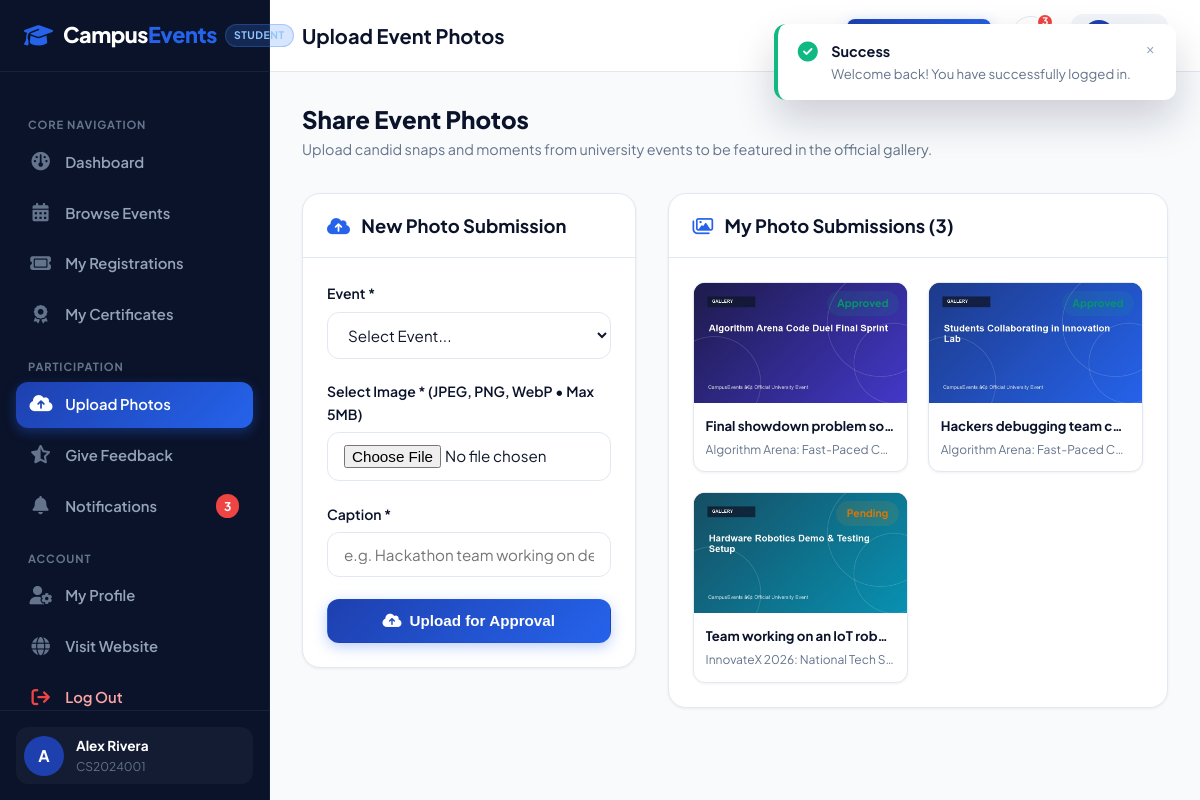
Screenshot of /student/upload-photo.php (signed in) with the database file from the repository.
### tables this page shows
CREATE TABLE IF NOT EXISTS `students` (
  `id` INT AUTO_INCREMENT PRIMARY KEY,
  `user_id` INT NOT NULL UNIQUE,
  `student_id` VARCHAR(50) NOT NULL UNIQUE,
  `full_name` VARCHAR(150) NOT NULL,
  `phone` VARCHAR(25) NOT NULL,
  `department` VARCHAR(100) NOT NULL,
  `course` VARCHAR(100) NOT NULL,
  `semester` VARCHAR(20) NOT NULL,
  `avatar` VARCHAR(255) DEFAULT NULL,
  `created_at` TIMESTAMP DEFAULT CURRENT_TIMESTAMP,
  CONSTRAINT `fk_student_user` FOREIGN KEY (`user_id`) REFERENCES `users`(`id`) ON DELETE CASCADE
);

CREATE TABLE IF NOT EXISTS `gallery` (
  `id` INT AUTO_INCREMENT PRIMARY KEY,
  `event_id` INT NOT NULL,
  `student_id` INT DEFAULT NULL,
  `image_url` VARCHAR(255) NOT NULL,
  `caption` VARCHAR(255) NOT NULL,
  `status` ENUM('pending', 'approved', 'rejected') NOT NULL DEFAULT 'approved',
  `created_at` TIMESTAMP DEFAULT CURRENT_TIMESTAMP,
  CONSTRAINT `fk_gallery_event` FOREIGN KEY (`event_id`) REFERENCES `events`(`id`) ON DELETE CASCADE,
  CONSTRAINT `fk_gallery_student` FOREIGN KEY (`student_id`) REFERENCES `students`(`id`) ON DELETE SET NULL
);

CREATE TABLE IF NOT EXISTS `events` (
  `id` INT AUTO_INCREMENT PRIMARY KEY,
  `title` VARCHAR(255) NOT NULL,
  `slug` VARCHAR(255) NOT NULL UNIQUE,
  `category` ENUM('Technical', 'Cultural', 'Sports', 'Arts', 'Workshop', 'Seminar', 'Competition', 'College Festival') NOT NULL,
  `description` TEXT NOT NULL,
  `rules` TEXT DEFAULT NULL,
  `eligibility` VARCHAR(255) DEFAULT 'Open to all registered university students',
  `event_date` DATE NOT NULL,
  `event_time` TIME NOT NULL,
  `venue` VARCHAR(200) NOT NULL,
  `organizer` VARCHAR(150) NOT NULL,
  `contact_info` VARCHAR(200) NOT NULL,
  `banner_image` VARCHAR(255) DEFAULT NULL,
  `max_participants` INT NOT NULL DEFAULT 100,
  `registration_deadline` DATETIME NOT NULL,
  `is_published` TINYINT(1) NOT NULL DEFAULT 1,
  `created_at` TIMESTAMP DEFAULT CURRENT_TIMESTAMP,
  INDEX `idx_event_date` (`event_date`),
  INDEX `idx_category` (`category`)
);

### includes/auth.php (called while the page is built, shortened)
<?php
function getBaseUrl(): string {
    $scriptName = $_SERVER['SCRIPT_NAME'] ?? '';
    return '/';
}
function getCurrentUser(): ?array {
    $pdo = getDBConnection();
    $userId = (int)$_SESSION['user_id'];
    $role = $_SESSION['user_role'] ?? 'student';
    if ($role === 'admin') {
        $stmt = $pdo->prepare("
            SELECT u.id as user_id, u.email, u.role, a.id as admin_id, a.full_name, a.department, a.phone
            FROM users u
            JOIN admins a ON a.user_id = u.id
            WHERE u.id = ?
        ");
    } else {
        $stmt = $pdo->prepare("
            SELECT u.id as user_id, u.email, u.role, s.id as student_id_pk, s.student_id, s.full_name,
                   s.phone, s.department, s.course, s.semester, s.avatar
            FROM users u
            JOIN students s ON s.user_id = u.id
            WHERE u.id = ?
        ");
    }
    $stmt->execute([$userId]);
    $user = $stmt->fetch();
    return $user ?: null;
}
function e(?string $string): string {
    return htmlspecialchars($string ?? '', ENT_QUOTES, 'UTF-8');
}
function getUnreadNotificationCount(int $userId): int {
    try {
        $pdo = getDBConnection();
        $stmt = $pdo->prepare("SELECT COUNT(*) FROM notifications WHERE user_id = ? AND is_read = 0");
        $stmt->execute([$userId]);
        return (int)$stmt->fetchColumn();
    } catch (Exception $e) {
        return 0;
    }
}

### student/upload-photo.php (the view, shortened to what this page needs)
<?php
require_once __DIR__ . '/../includes/auth.php';
$student = getCurrentUser();
$pdo = getDBConnection();
$studentPk = (int)$student['student_id_pk'];
$stmtMyPhotos = $pdo->prepare("
    SELECT g.*, e.title as event_title
    FROM gallery g
    JOIN events e ON e.id = g.event_id
    WHERE g.student_id = ?
    ORDER BY g.created_at DESC
");
$stmtMyPhotos->execute([$studentPk]);
$myPhotos = $stmtMyPhotos->fetchAll();
$pageTitle = 'Upload Event Photos';
require_once __DIR__ . '/../includes/header.php';
require_once __DIR__ . '/../includes/student-sidebar.php';
?>
<div style="display: flex; justify-content: space-between; align-items: center; margin-bottom: 2rem; flex-wrap: wrap; gap: 1rem;">
  <div>
    <h2 style="font-size: 1.5rem; font-weight: 800; color: var(--primary-dark); margin-bottom: 0.25rem;">Share Event Photos</h2>
    <p style="color: var(--muted); font-size: 0.9rem;">Upload candid snaps and moments from university events to be featured in the official gallery.</p>
  </div>
</div>
<div style="display: grid; grid-template-columns: 1fr 1.5fr; gap: 2rem; align-items: flex-start;">
  <div class="dash-card">
    <div class="dash-card-header">
      <h3><i class="fa-solid fa-cloud-arrow-up" style="color: var(--accent); margin-right: 0.5rem;"></i> New Photo Submission</h3>
    </div>
    <div class="dash-card-body">
      <form action="<?= $baseUrl ?>student/upload-photo.php" method="POST" enctype="multipart/form-data">
        <div class="form-group">
          <label class="form-label" for="event_id">Event *</label>
          <select name="event_id" id="event_id" class="form-control" required>
            <option value="">Select Event...</option>
          </select>
        </div>
        <div class="form-group">
          <label class="form-label" for="photo">Select Image * (JPEG, PNG, WebP &bull; Max 5MB)</label>
          <input type="file" name="photo" id="photo" class="form-control" accept="image/jpeg,image/png,image/webp" required>
        </div>
        <div class="form-group">
          <label class="form-label" for="caption">Caption *</label>
          <input type="text" name="caption" id="caption" class="form-control" placeholder="e.g. Hackathon team working on demo presentation" required>
        </div>
        <button type="submit" class="btn btn-primary" style="width: 100%;">
          <i class="fa-solid fa-cloud-arrow-up"></i> Upload for Approval
        </button>
      </form>
    </div>
  </div>
  <div class="dash-card">
    <div class="dash-card-header">
      <h3><i class="fa-regular fa-images" style="color: var(--accent); margin-right: 0.5rem;"></i> My Photo Submissions (<?= count($myPhotos) ?>)</h3>
    </div>
    <div class="dash-card-body">
      <?php if (!empty($myPhotos)): ?>
        <div style="display: grid; grid-template-columns: repeat(auto-fill, minmax(180px, 1fr)); gap: 1.25rem;">
          <?php foreach ($myPhotos as $p): ?>
            <div style="background: var(--surface); border: 1px solid var(--border); border-radius: var(--radius-md); overflow: hidden; box-shadow: var(--shadow-sm);">
              <div style="height: 120px; background: var(--primary-navy); position: relative;">
                <img src="<?= $baseUrl . e($p['image_url']) ?>" alt="<?= e($p['caption']) ?>" style="width: 100%; height: 100%; object-fit: cover;">
                <span class="status-pill status-<?= e($p['status']) ?>" style="position: absolute; top: 0.5rem; right: 0.5rem; font-size: 0.65rem;">
                  <?= ucfirst(e($p['status'])) ?>
                </span>
              </div>
              <div style="padding: 0.75rem;">
                <div style="font-weight: 700; font-size: 0.825rem; color: var(--primary-dark); margin-bottom: 0.25rem; white-space: nowrap; overflow: hidden; text-overflow: ellipsis;" title="<?= e($p['caption']) ?>">
                  <?= e($p['caption']) ?>
                </div>
                <div style="font-size: 0.75rem; color: var(--muted); white-space: nowrap; overflow: hidden; text-overflow: ellipsis;">
                  <?= e($p['event_title']) ?>
                </div>
              </div>
            </div>
          <?php endforeach; ?>
        </div>
      <?php endif; ?>
    </div>
  </div>
</div>
    </div>
  </div>
</div>
</body>
</html>

### includes/student-sidebar.php (shortened to what this page needs)
<?php
require_once __DIR__ . '/auth.php';
$baseUrl = getBaseUrl();
$currentFile = basename($_SERVER['PHP_SELF']);
$student = getCurrentUser();
$unreadCount = getUnreadNotificationCount($student['user_id']);
?>
<div class="dashboard-layout">
  <aside class="dashboard-sidebar">
    <div class="sidebar-header">
      <a href="<?= $baseUrl ?>index.php" class="brand-logo">
        <i class="fa-solid fa-graduation-cap"></i>
        <span>Campus<span class="accent">Events</span></span>
      </a>
      <span class="sidebar-role-badge student">Student</span>
    </div>
    <div class="sidebar-body">
      <div class="sidebar-group-label">Core Navigation</div>
      <ul class="sidebar-nav">
        <li>
          <a href="<?= $baseUrl ?>student/dashboard.php" class="<?= $currentFile === 'dashboard.php' ? 'active' : '' ?>">
            <i class="fa-solid fa-gauge"></i>
            <span>Dashboard</span>
          </a>
        </li>
        <li>
          <a href="<?= $baseUrl ?>student/events.php" class="<?= $currentFile === 'events.php' ? 'active' : '' ?>">
            <i class="fa-solid fa-calendar-days"></i>
            <span>Browse Events</span>
          </a>
        </li>
        <li>
          <a href="<?= $baseUrl ?>student/registrations.php" class="<?= $currentFile === 'registrations.php' ? 'active' : '' ?>">
            <i class="fa-solid fa-ticket"></i>
            <span>My Registrations</span>
          </a>
        </li>
        <li>
          <a href="<?= $baseUrl ?>student/certificates.php" class="<?= $currentFile === 'certificates.php' ? 'active' : '' ?>">
            <i class="fa-solid fa-award"></i>
            <span>My Certificates</span>
          </a>
        </li>
      </ul>
      <div class="sidebar-group-label">Participation</div>
      <ul class="sidebar-nav">
        <li>
          <a href="<?= $baseUrl ?>student/upload-photo.php" class="<?= $currentFile === 'upload-photo.php' ? 'active' : '' ?>">
            <i class="fa-solid fa-cloud-arrow-up"></i>
            <span>Upload Photos</span>
          </a>
        </li>
        <li>
          <a href="<?= $baseUrl ?>student/feedback.php" class="<?= $currentFile === 'feedback.php' ? 'active' : '' ?>">
            <i class="fa-solid fa-star-half-stroke"></i>
            <span>Give Feedback</span>
          </a>
        </li>
        <li>
          <a href="<?= $baseUrl ?>student/notifications.php" class="<?= $currentFile === 'notifications.php' ? 'active' : '' ?>">
            <i class="fa-solid fa-bell"></i>
            <span>Notifications</span>
            <?php if ($unreadCount > 0): ?>
              <span class="sidebar-nav-badge"><?= $unreadCount ?></span>
            <?php endif; ?>
          </a>
        </li>
      </ul>
      <div class="sidebar-group-label">Account</div>
      <ul class="sidebar-nav">
        <li>
          <a href="<?= $baseUrl ?>student/profile.php" class="<?= $currentFile === 'profile.php' ? 'active' : '' ?>">
            <i class="fa-solid fa-user-gear"></i>
            <span>My Profile</span>
          </a>
        </li>
        <li>
          <a href="<?= $baseUrl ?>index.php">
            <i class="fa-solid fa-globe"></i>
            <span>Visit Website</span>
          </a>
        </li>
        <li>
          <a href="<?= $baseUrl ?>auth/logout.php" style="color: #fca5a5;">
            <i class="fa-solid fa-arrow-right-from-bracket" style="color: #ef4444;"></i>
            <span>Log Out</span>
          </a>
        </li>
      </ul>
    </div>
    <div class="sidebar-footer">
      <div class="sidebar-user-card">
        <div class="sidebar-avatar">
          <?= strtoupper(substr($student['full_name'] ?? 'S', 0, 1)) ?>
        </div>
        <div class="sidebar-user-info">
          <div class="sidebar-user-name"><?= e($student['full_name']) ?></div>
          <div class="sidebar-user-role"><?= e($student['student_id'] ?? 'Student') ?></div>
        </div>
      </div>
    </div>
  </aside>
  <div class="dashboard-main">
    <header class="dashboard-topbar">
      <div class="topbar-left">
        <h1 class="topbar-title"><?= e($pageTitle ?? 'Student Dashboard') ?></h1>
      </div>
      <div class="topbar-right">
        <a href="<?= $baseUrl ?>student/events.php" class="btn btn-primary btn-sm">
        </a>
        <div class="topbar-action-item">
          <a href="<?= $baseUrl ?>student/notifications.php" class="topbar-icon-btn" title="Notifications">
            <?php if ($unreadCount > 0): ?>
              <span class="topbar-badge"><?= $unreadCount ?></span>
            <?php endif; ?>
          </a>
        </div>
        <a href="<?= $baseUrl ?>student/profile.php" class="sidebar-user-card" style="background: var(--surface-alt); text-decoration: none; padding: 0.35rem 0.75rem;">
          <div class="sidebar-avatar" style="width: 32px; height: 32px; font-size: 0.8rem;">
          </div>
          <span style="font-size: 0.85rem; font-weight: 700; color: var(--primary-dark);">
          </span>
        </a>
      </div>
    </header>
    <div class="dashboard-content">

### assets/css/style.css (style rules this page uses)
:root { --primary: #1e40af; --primary-dark: #0b132b; --primary-navy: #1c2541; --primary-light: #3b82f6; --accent: #2563eb; --accent-glow: rgba(59, 130, 246, 0.25); --bg: #f8fafc; --surface: #ffffff; --surface-alt: #f1f5f9; --glass-bg: rgba(255, 255, 255, 0.85); --glass-border: rgba(255, 255, 255, 0.3); --text: #0f172a; --text-light: #f8fafc; --muted: #64748b; --muted-light: #94a3b8; --border: #e2e8f0; --border-light: #f1f5f9; --success: #10b981; --warning: #f59e0b; --danger: #ef4444; --info: #0ea5e9; --radius-sm: 8px; --radius-md: 12px; --radius-lg: 18px; --radius-xl: 24px; --radius-full: 9999px; --shadow-sm: 0 1px 3px rgba(15, 23, 42, 0.06); --shadow-md: 0 4px 14px rgba(15, 23, 42, 0.08); --shadow-lg: 0 10px 30px rgba(15, 23, 42, 0.12); --shadow-xl: 0 20px 40px rgba(11, 19, 43, 0.18); --font-main: 'Plus Jakarta Sans', -apple-system, BlinkMacSystemFont, 'Segoe UI', Roboto, sans-serif; --transition: all 0.25s cubic-bezier(0.16, 1, 0.3, 1); }
*, *::before, *::after { box-sizing: border-box; margin: 0; padding: 0; }
html { scroll-behavior: smooth; font-size: 16px; }
body { font-family: var(--font-main); background-color: var(--bg); color: var(--text); line-height: 1.6; -webkit-font-smoothing: antialiased; min-height: 100vh; display: flex; flex-direction: column; }
img { max-width: 100%; height: auto; display: block; }
a { color: var(--accent); text-decoration: none; transition: var(--transition); }
h1, h2, h3, h4, h5, h6 { color: var(--primary-dark); font-weight: 700; line-height: 1.25; }
.btn { display: inline-flex; align-items: center; justify-content: center; gap: 0.5rem; font-weight: 600; font-size: 0.95rem; padding: 0.75rem 1.6rem; border-radius: var(--radius-md); border: 1px solid transparent; cursor: pointer; transition: var(--transition); text-decoration: none; line-height: 1.2; }
.btn-primary { background: linear-gradient(135deg, var(--primary) 0%, var(--accent) 100%); color: #ffffff; box-shadow: 0 4px 14px rgba(37, 99, 235, 0.3); }
.btn-sm { padding: 0.45rem 0.9rem; font-size: 0.825rem; border-radius: var(--radius-sm); }
.brand-logo { display: flex; align-items: center; gap: 0.65rem; font-size: 1.35rem; font-weight: 800; color: var(--primary-dark); letter-spacing: -0.02em; }
.brand-logo i { font-size: 1.45rem; color: var(--accent); }
.brand-logo span.accent { color: var(--accent); }
.form-group { margin-bottom: 1.35rem; }
.form-label { display: block; font-size: 0.875rem; font-weight: 600; color: var(--primary-dark); margin-bottom: 0.45rem; }
.form-control { width: 100%; padding: 0.75rem 1rem; border: 1px solid var(--border); border-radius: var(--radius-md); font-size: 0.95rem; font-family: inherit; color: var(--text); background: var(--surface); transition: var(--transition); }

### rows the page displays
students: full_name "A", full_name "Alex Rivera", student "CS2024001"
gallery: image_url (picture), status "Approved", caption "Final showdown problem so…", event.title "Algorithm Arena: Fast-Paced C…"
gallery: image_url (picture), status "Approved", caption "Hackers debugging team c…", event.title "Algorithm Arena: Fast-Paced C…"
gallery: image_url (picture), status "Pending", caption "Team working on an IoT rob…", event.title "InnovateX 2026: National Tech S…"

### other values shown
$unreadCount "3"
$pageTitle "Upload Event Photos"
count($myPhotos) "3"
